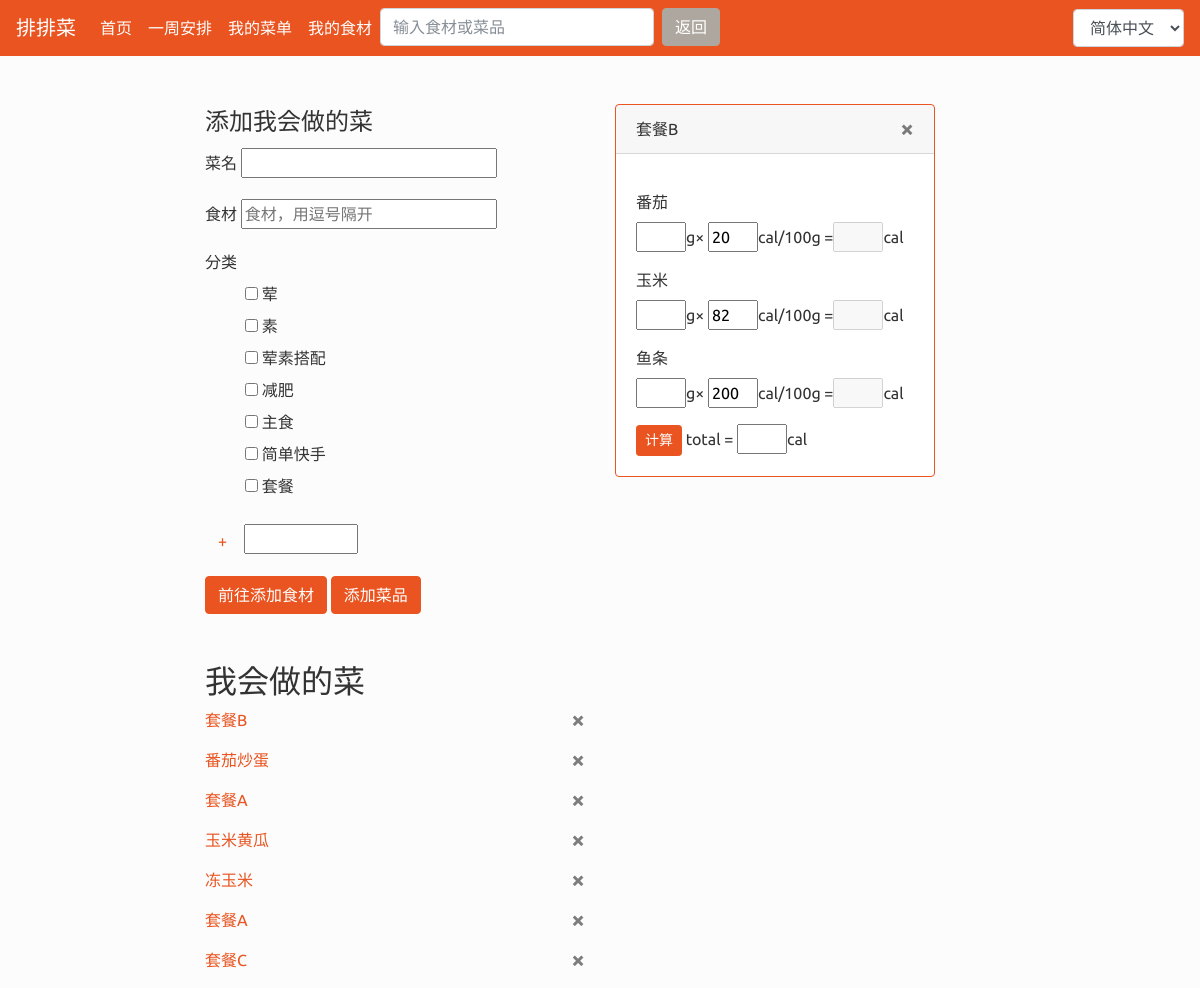
The app's page /detail/套餐B (signed in) with its own data.
### AutoGener/models.py (models this page shows, shortened)
class CanDo(models.Model):
    userid = models.IntegerField()
    name = models.CharField(max_length=100)
    type = models.ManyToManyField(DishType)
    ingre = models.ManyToManyField(CanGet, blank=True)

class CanGet(models.Model):
    userid = models.IntegerField()
    name = models.CharField(max_length=10)
    cal = models.PositiveIntegerField(blank=True, null=True)

### AutoGener/views.py (the view)
# urls.py: path('detail/<name>', views.get_dish_detail, name='dish_detail'),
@login_required
def get_dish_detail(request, name, search=False):
    form = DishForm(user=request.user)
    message = ''
    canDolist = CanDo.objects.filter(userid=request.user.id)
    cangetlist = CanGet.objects.filter(userid=request.user.id)
    realted_dish = []
    ingre_list = []
    dish = CanDo()
    try:
        dish = canDolist.get(name=name)
        if dish not in show_dishes:
            show_dishes.append(dish)
        realted_dish = [dish]
        ingre_list = dish.ingre.all()
        for ingre in ingre_list:
            realted_dish += ingre.cando_set.filter(~Q(name=name)).all()
    except ObjectDoesNotExist:
        try:
            ingre = cangetlist.get(name=name)
            realted_dish = ingre.cando_set.all()
        except ObjectDoesNotExist:
            message = "%s不在你的菜单或食材库里" % name
    if not search:
        context = {'canDolist': realted_dish, 'form': form, 'message': message, 'ingre_list': ingre_list, 'dish': dish,
                'show_dishes': show_dishes}
    else:
        context = {'canDolist': realted_dish, 'form': form, 'message': message, 'ingre_list': ingre_list, 'dish': dish,
                   'show_dishes': show_dishes}
    return render(request, 'AutoGener/dishform.html', context)

### AutoGener/forms.py
class DishForm(forms.ModelForm):
    name = forms.CharField(max_length=10)
    def __init__(self, *args, **kwargs):
        self.user = kwargs.pop('user')
        super(DishForm, self).__init__(*args, **kwargs)
        self.fields['type'] = forms.ModelMultipleChoiceField(
                widget=forms.CheckboxSelectMultiple, queryset=DishType.objects.filter(userid=self.user.id))
    class Meta:
        model = CanDo
        fields = ['name', 'type']

### AutoGener/models.py (called while the page is built)
    def __str__(self):
        return self.name

### templates/AutoGener/dishform.html (shortened to what this page needs)
{% extends 'base.html' %}
{% load i18n %}
{% block main %}
<div>
<form action="/dish/" method="post">
  <fieldset>
    <legend>{% trans "添加我会做的菜" %}</legend>
    <div class="form-group">
      <label for="exampleInputPassword1">{% trans "菜名" %}</label>
      {{ form.name }}
    </div>
    <div class="form-group">
      <label for="exampleInputEmail1">{% trans "食材" %}</label>
      <form role="search" method="post" id="searchform" action="">
        <input type="text" name="dish_ingredient" placeholder="食材，用逗号隔开">
      </form>
    </div>
    <div class="form-group" id="type_list">
      <label for="exampleInputPassword1">{% trans "分类" %}</label>
      {{ form.type }}
      <form method="get" action="addtype/">
        <button type="submit" class="btn btn-link">+</button>
        <input type="text" name="new_type" style="width: 30%">
      </form>
    </div>
    <a class="btn btn-primary" target="_blank" href="{% url 'AutoGener:ingredient' %}" >{% trans "前往添加食材" %}</a>
    <button type="submit" class="btn btn-primary">{% trans "添加菜品" %}</button>
  </fieldset>
</form>
</div>
<br>
<br>
<div >
  <h2>{% trans "我会做的菜" %}</h2>
  {% for dish in canDolist %}
    <p> <a href="{% url 'AutoGener:dish_detail' dish.name%}">{{ dish.name }}</a>
    <a class="close" href="{% url 'AutoGener:dish_delete' dish.name %}" >&times;</a>
    </p>
  {% empty %}
    <div><p>{% trans "还没有会做的菜哦" %}</p></div>
  {% endfor %}
    </div>
{% endblock %}
{% block side %}
{% for dish in show_dishes %}
<div class="card border-primary mb-3" style="max-width: 20rem;">
  <div class="card-header">{{ dish.name }}
    <a class="close" href="{% url 'AutoGener:dish_list_remove' dish.name %}" >&times;</a>
  </div>
  <div class="card-body">
    <p class="card-text">
          {% for ingre in dish.ingre.all %}
      <div class="form-group">
          <label>{{ ingre.name }} </label>
            <form action="" method="post">
              <input id="{{ dish.name }}{{ forloop.counter }}_weight"  min="0"  style="width: 18%"/>g&times;
              <input id="{{ dish.name }}{{ forloop.counter }}_data" value="{{ ingre.cal }}" style="width: 18%">cal/100g
              =<input class="{{ dish.name }}_cal_result" id="{{ dish.name }}{{ forloop.counter }}_each" style="width: 18%" disabled=""/>cal
            </form>
      </div>
   {% endfor %}
  <button id="{{ dish.name }}" onClick="reply_click(this.id)" class="btn btn-primary btn-sm">{% trans "计算" %}</button>
  total = <input id="{{ dish.name }}_cal" style="width: 18%" />cal
  </div>
</div>
{% endfor %}
{% endblock%}

### templates/base.html (style rules this page uses)
ul { list-style-type: none; }

### records on screen
CanDo: name "套餐B"
CanDo: name "番茄炒蛋"
CanDo: name "套餐A"
CanDo: name "玉米黄瓜"
CanDo: name "冻玉米"
CanDo: name "套餐C"
CanGet: name "番茄", cal "20"
CanGet: name "玉米", cal "82"
CanGet: name "鱼条", cal "200"

### other values on screen
form field language "简体中文"
